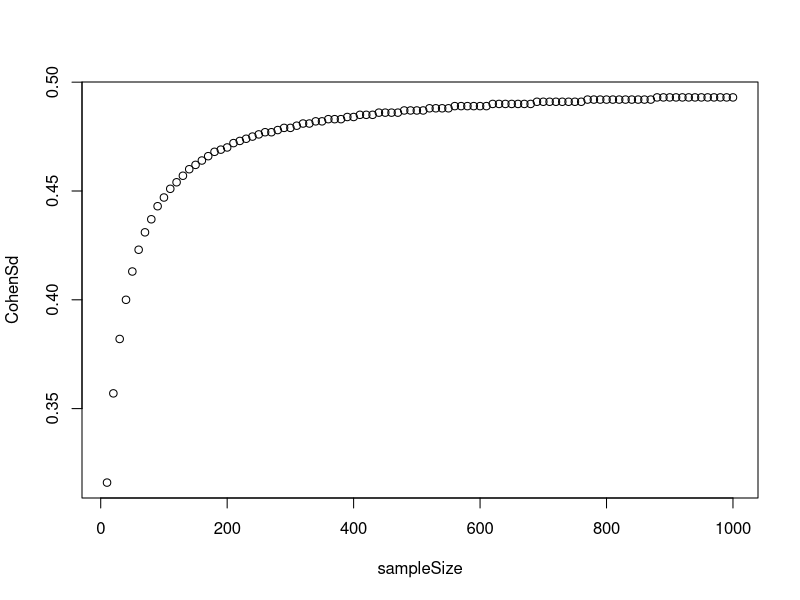
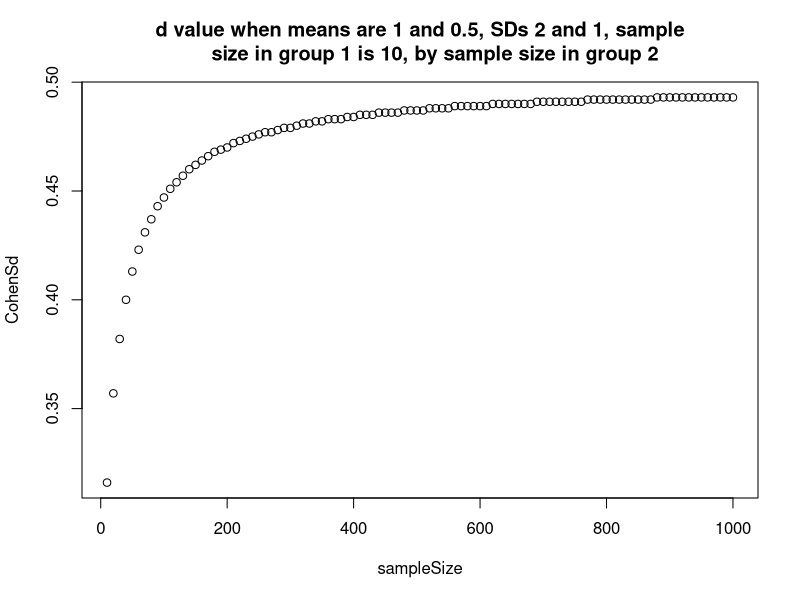

These figures' R source, in order:
rm(list = ls())
if(is.null(dev.list()) == FALSE) dev.off()
cat ("\014")

# 1. Simple example of the principle
# basic structure
f <- function(arguments) {
  ## Do something interesting
}

# most basic
f <- function(a) {
  a^3
}
f(a = 5)
f(5)

# basic
calcPercent <- function (fraction) {
  percent <- paste0(fraction * 100, "%")
  percent
}
calcPercent(5/7)

# add rounding and use *cat* to output to console
calcPercent <- function (fraction) {
  percent <- paste0(round(fraction * 100, 1), "%")
  cat(percent)
}
calcPercent(5/7)
calcPercent(50/7)
calcPercent(5/70)
calcPercent(5)

# the output from a function is only its last line 
# output two lines from a function with *print*
calcPercent <- function (fraction) {
  percent <- paste0(round(fraction * 100, 1), "%")
  print(c("The final calculation is ..."))
  cat(percent)
}
calcPercent(5/7)

# put two outputs in the last line
calcPercent <- function (fraction) {
  percent <- paste0(round(fraction * 100, 1), "%")
  cat("The final calculation is ...", percent)
}
calcPercent(5/7)

# 2. A function with multiple arguments
Cohen.s.d <- function (m1, m2, s1, s2, n1, n2) {
  diff      <- m1 - m2
  product1  <- (n1 - 1) * s1^2
  product2  <- (n2 - 1) * s2^2
  numerator <- product1 + product2
  denom     <- n1 + n2 -2
  pooled    <- sqrt(numerator/denom)
  d         <- 1 * diff/pooled
  # print(paste0("Cohen's d = ", round(d, digits = 3)))
  round(d, digits = 3)
}
Cohen.s.d (1, .5, 1, 1, 10, 10)
Cohen.s.d (1, .5, 2, 1, 10, 10)

# Simple for loop.  Note. You must use print to output the results
for (i in 1:10){
  d <- Cohen.s.d (1, .5, 2, 1, 10, i)
  print(d)
}

# Use for loop and output its results to a data frame
# Create an empty dataframe.
dVector <- data.frame(sampleSize = numeric(), 
                        CohenSd = numeric())
dVector

for (i in 1:10){
  d <- Cohen.s.d (1, .5, 2, 1, 10, i)
  dVector[i, ] <- c(i, d)
}
dVector

# Empty the datafrme
dVector <- dVector[0, ]
dVector

# Perform a Monte Carlo study on the effect of n2 on d
for (i in seq(10, 1000, by = 10)) {
  d <- Cohen.s.d (1, .5, 2, 1, 10, i)
  dVector[i/10, ] <- c(i, d)
}

plot(dVector)
plot(dVector, main = "d value when means are 1 and 0.5, SDs 2 and 1, sample
     size in group 1 is 10, by sample size in group 2" )
